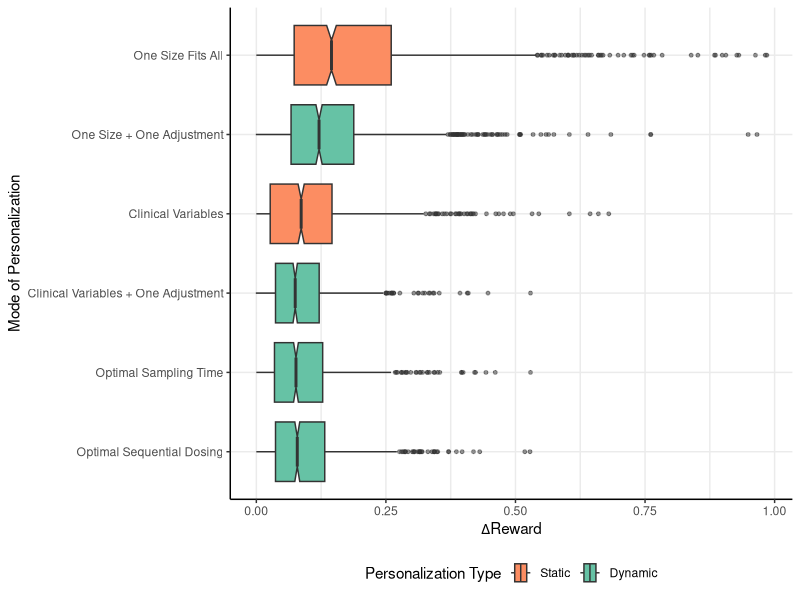
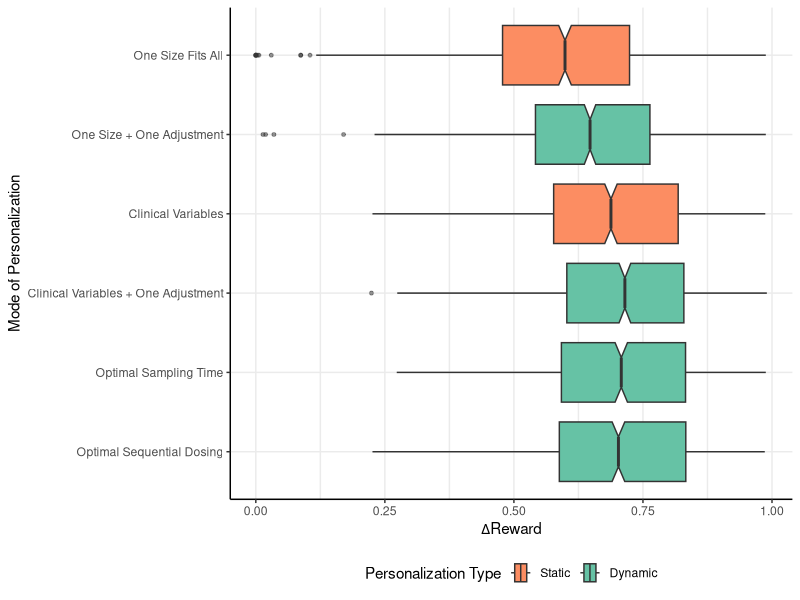
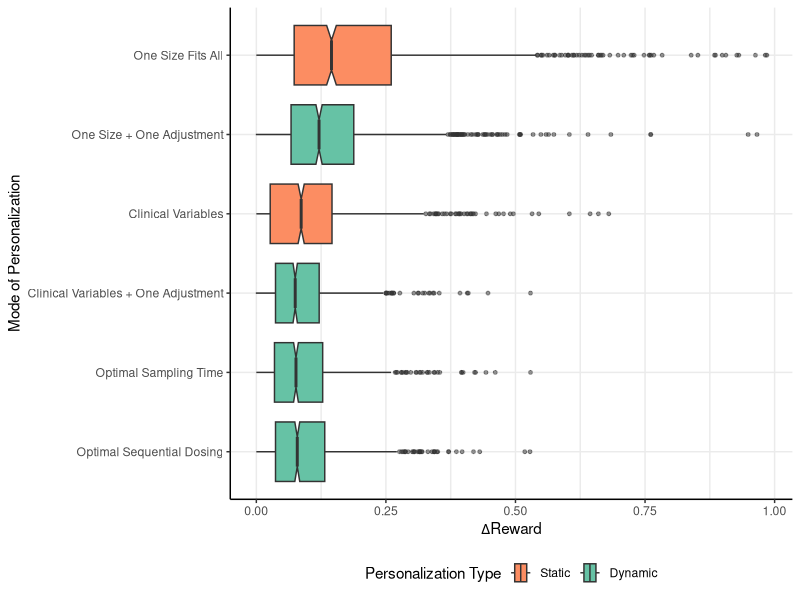

Generate these figures, in order, with R:
library(tidyverse)
theme_set(theme_classic())

d = read_csv('../../data/generated_data/simulation_results.csv')

method_order = c('No Covariate Model','No Covariate Model + 1 Sample', 'Covarite Model', 'Covarite Model + 1 Sample','Optimal Sampling Time', 'Q Learning')
method_rename = c('One Size Fits All','One Size + One Adjustment', 'Clinical Variables', 'Clinical Variables + One Adjustment','Optimal Sampling Time', 'Optimal Sequential Dosing')
method_order = factor(method_order, levels = method_order, ordered = T)
method_rename = factor(method_rename, levels = method_rename, ordered = T)

type = c('Static','Dynamic','Static', 'Dynamic','Dynamic','Dynamic')

methods = tibble(Method = method_order, type, method_rename)
d$Method = factor(d$Method, levels = method_order, ordered = T)

d = d %>% 
  left_join(methods)


d %>% 
  ggplot(aes(delta, fct_rev(method_rename)))+
  geom_boxplot(aes(fill = fct_rev(type)), notch = T, outlier.size = 1, outlier.alpha = 0.5)+
  labs(x = expression(paste(Delta,'Reward')),
       y = 'Mode of Personalization',
       fill = 'Personalization Type')+
  theme(
    panel.grid.major = element_line(),
    panel.grid.minor = element_line(),
    legend.position = 'bottom'
  )+
  scale_fill_brewer(palette = 'Set2', direction = -1)

  ggsave('models_of_personalization_differences.png', height = 9, width = 16, units = 'cm', dpi = 480)
  
  
  d %>% 
    ggplot(aes(val, fct_rev(method_rename)))+
    geom_boxplot(aes(fill = fct_rev(type)), notch = T, outlier.size = 1, outlier.alpha = 0.5)+
    labs(x = expression(paste(Delta,'Reward')),
         y = 'Mode of Personalization',
         fill = 'Personalization Type')+
    theme(
      panel.grid.major = element_line(),
      panel.grid.minor = element_line(),
      legend.position = 'bottom'
    )+
    scale_fill_brewer(palette = 'Set2', direction = -1)

  
aov(val ~ factor(method_rename, ordered = F), data = d) %>% TukeyHSD()
